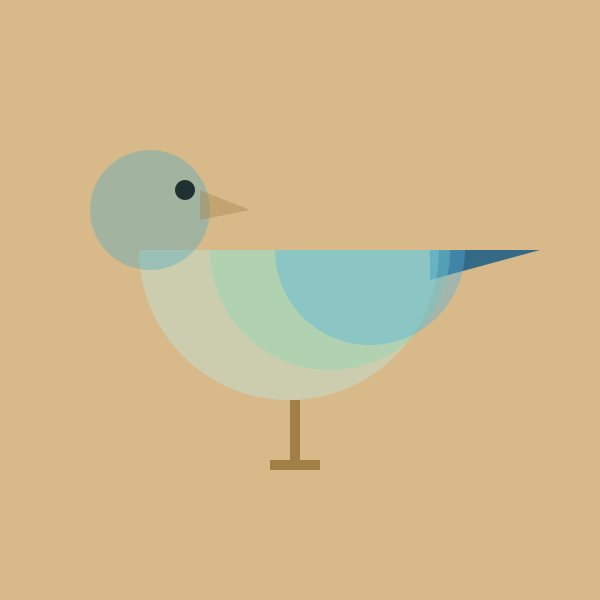
Frame 1 (no input)
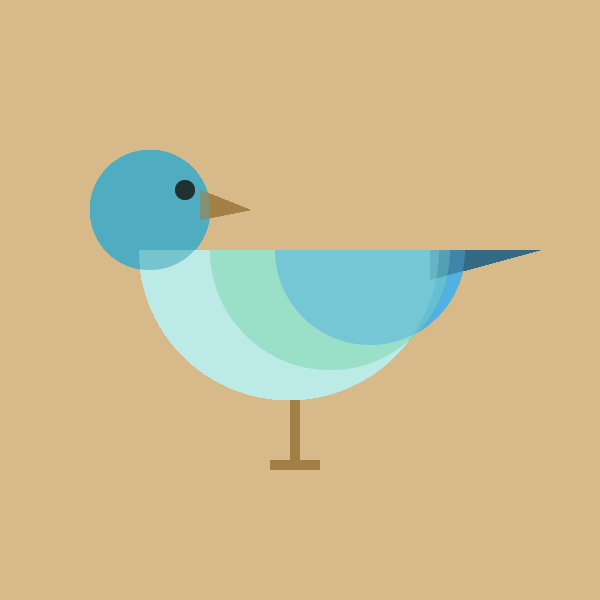
Frame 60 (the mouse pressed at the canvas centre just before this capture)
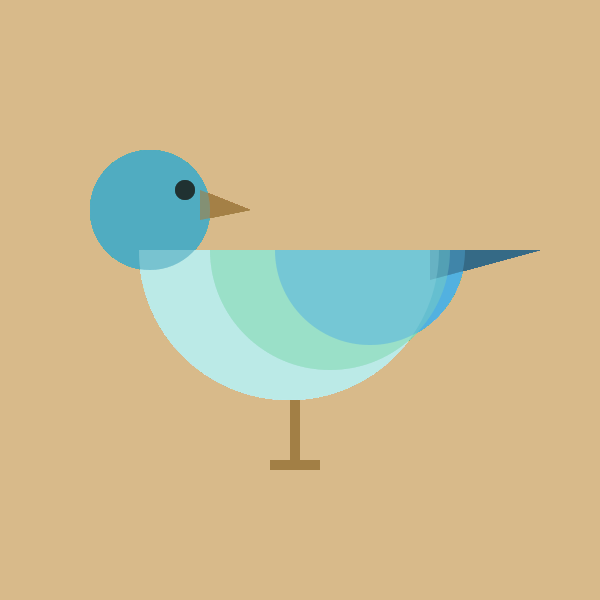
Frame 120 (the mouse held since frame 60 and released just before this capture)

The Processing sketch that drew these frames (run headless with seeded random() and noise(); from frame 60 on, the mouse is pressed at the canvas centre):

// Processing sketch: day1_hw_primitive_bird
// ── day1_hw_primitive_bird.pde
void setup(){
  size(600,600);
  background(#D8BA8A);
  noStroke();
  smooth();
  
}

void draw(){
  fill(#356A86);
  triangle(430,250,430,280,540,250);
  fill(#BBEAE9, 100);
  arc(289,250,300,300,0,PI);
  fill(#85D8B5, 100);
  arc(330,250,240,240,0,PI);
  fill(#51AFE0, 100);
  arc(370,250,190,190,0,PI);
  fill(#4EABC1,100);
  ellipse(150,210,120,120);
  fill(#A27F45,100);
  triangle(200,190,200,220,250,210);
  fill(#203131);
  ellipse(185,190,20,20);
  fill(#A27F45);
  rect(290,400,10,60);
  fill(#A27F45);
  rect(270,460,50,10);

}
